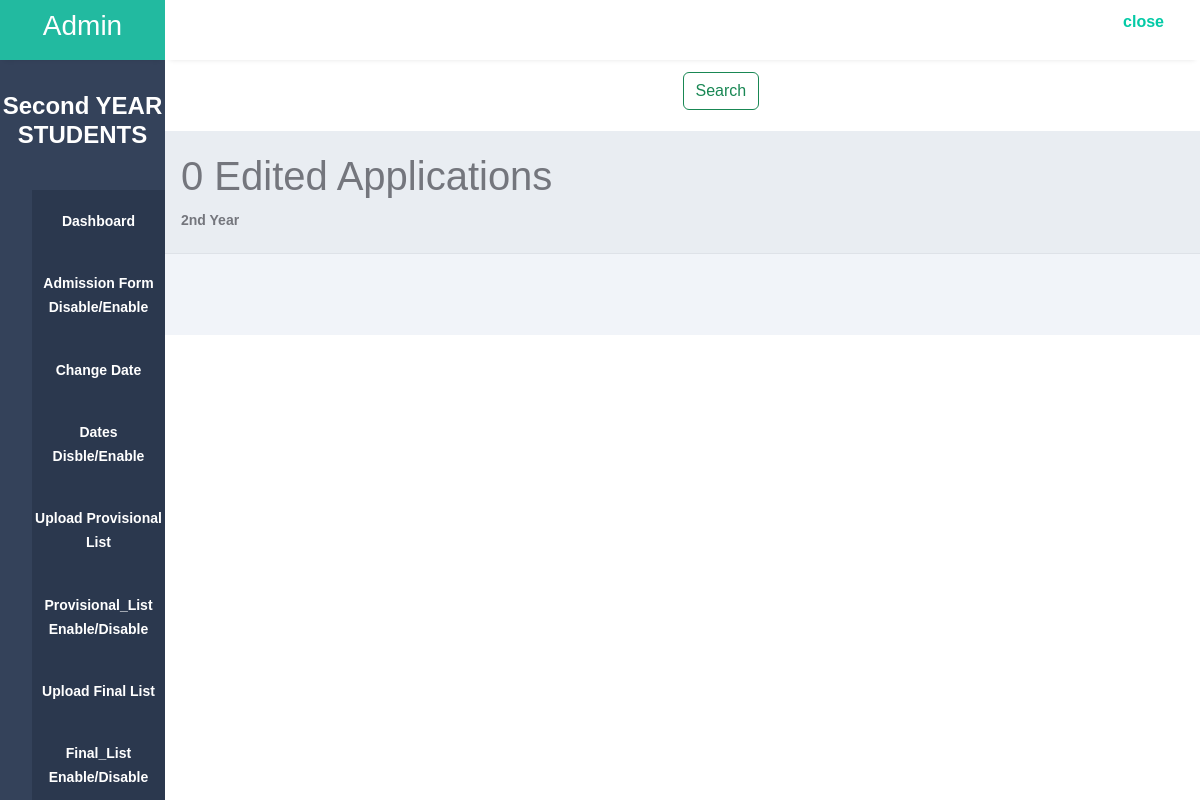
The app's page /2ndYear_Report/editedapplications/, older data.
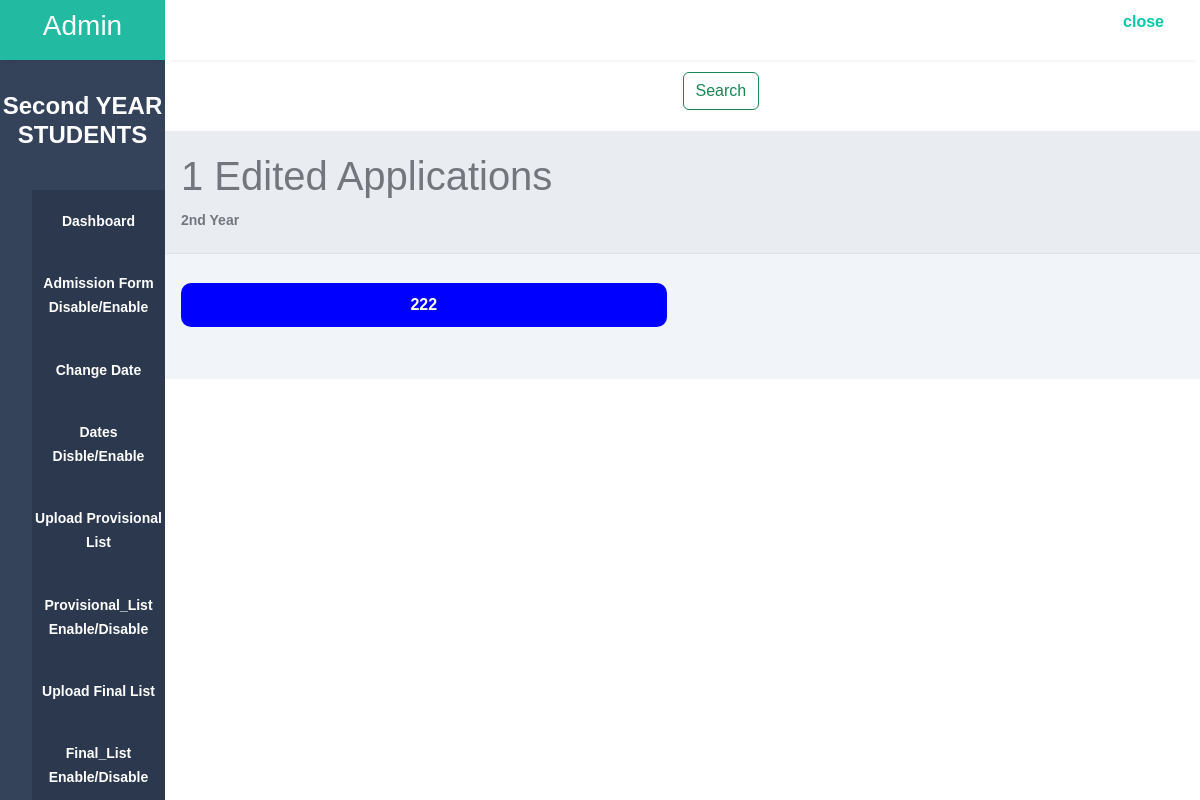
The same page, newer data.
### Hostel_Admission/models.py (models this page shows)
class HostelData2(models.Model):
    id = models.AutoField(primary_key=True)
    fno = models.CharField(max_length=255)
    name = models.CharField(max_length=100)
    DOB = models.DateField()
    cast = models.CharField(max_length=10)
    nationality = models.CharField(max_length=10)
    BGroup = models.CharField(max_length=4)
    phone1 = models.IntegerField()
    Address1 = models.CharField(max_length=50)
    Email = models.EmailField(max_length=30)
    Year = models.CharField(max_length=7,default="Second")
    Branch = models.CharField(max_length=40)
    Backlog = models.CharField(max_length=3,default='YES')
    Nu_Backlog = models.IntegerField(default=0)
    mark1 = models.FloatField(default=0)
    outoff1 = models.FloatField(default=0)
    mark2 = models.FloatField(default=0)
    outoff2 = models.FloatField(default=0)
    percentage = models.FloatField()
    Father_name = models.CharField(max_length=100)
    phone2 = models.IntegerField()
    Address2 = models.CharField(max_length=50)
    occupation = models.CharField(max_length=50)
    Enroll = models.CharField(max_length=15)
    SPhoto = models.FileField(upload_to='3signatures/student/',default='file.jpg')
    student_signature = models.FileField(upload_to='2signatures/student/',default='file.jpg')
    father_signature = models.FileField(upload_to='2signatures/father/',default='file.jpg')
    marksheet1 = models.FileField(upload_to='2marksheet1/', default='file.pdf')
    marksheet2 = models.FileField(upload_to='2marksheet2/', default='file.pdf')
    Domacile = models.FileField(upload_to='2Domacile/', default='file.pdf')
    Allotment = models.FileField(upload_to='2Allotment/', default='file.pdf')
    Addmission = models.FileField(upload_to='2Addmission/', default='file.pdf')
    Registration  = models.FileField(upload_to='2Registration/', default='file.pdf')
    ncl = models.FileField(upload_to='2ncl/', default='NA')
    status = models.CharField(max_length=200,default='not_verified')
    castecert = models.FileField(upload_to='3castecert/',default='NA')
    remark = models.CharField(max_length=200, default='NA')
    payment_ss = models.FileField(upload_to='payment/', default='NA')
    trans_id = models.CharField(max_length=255,default=0)

### Hostel_Admission/views.py (the view)
# urls.py: path('2ndYear_Report/editedapplications/',views.edited2,name="editedapplications2"),
def edited2(request):
    data = HostelData2.objects.all()
    edited = data.filter(status="edited")
    return render(request, 'Admin_OP/reports/year2applications/edited.html',{"data":edited})

### Hostel_Admission/templates/Admin_OP/reports/year2applications/edited.html (shortened to what this page needs)
<!DOCTYPE html>
<html lang="en">
<head>
    <link rel="stylesheet" href="https://cdn.jsdelivr.net/npm/bootstrap@5.3.1/dist/css/bootstrap.min.css">
    <link rel="stylesheet" href="https://cdn.jsdelivr.net/npm/bootstrap@5.3.1/dist/js/bootstrap.bundle.min.js">
    <link href="https://cdn.jsdelivr.net/npm/bootstrap@5.3.1/dist/css/bootstrap.min.css" rel="stylesheet">
    <link rel="stylesheet" href="https://maxst.icons8.com/vue-static/landings/line-awesome/line-awesome/1.3.0/css/line-awesome.min.css">
</head>
    <link href='https://unpkg.com/boxicons@2.1.4/css/boxicons.min.css' rel='stylesheet'>
<body>
    <div class="sidebar">
        <div class="side-header">
            <h3>A<span>dmin</span></h3>
        </div>
        <div class="side-content">
            <div class="profile">
                <h4 style="font-family: Arial, Helvetica, sans-serif;"><b>Second YEAR STUDENTS<b></h4>
            </div>
            <div class="side-menu">
                <ul>
                    <li>
                       <a href="../" class="active">
                            <small>Dashboard</small>
                        </a>
                    </li>
                    <li>
                        <a href="{% url 'close_form1' %}" class="active">
                             <small>Admission Form Disable/Enable</small>
                         </a>
                     </li>
                    <li>
                       <a href="{% url 'up_date1' %}" class="active">
                            <small>Change Date</small>
                        </a>
                    </li>
                    <li>
                        <a href="{% url 'cimp11' %}" class="active">
                             <small>Dates Disble/Enable</small>
                         </a>
                     </li>
                    <li>
                       <a href="{% url 'addplist1' %}" class="active">
                            <small>Upload Provisional List</small>
                        </a>
                    </li>
                    <li>
                        <a href="{% url 'cplist1' %}" class="active">
                             <small> Provisional_List Enable/Disable</small>
                         </a>
                     </li>
                    <li>
                       <a href="{% url 'addflist1' %}" class="active">
                            <small>Upload Final List</small>
                        </a>
                    </li>
                    <li>
                       <a href="{% url 'cflist1' %}" class="active">
                            <small>Final_List Enable/Disable</small>
                        </a>
                    </li>
                </ul>
            </div>
        </div>
    </div>
    <div class="main-content">
        <header>
            <div class="header-content">
                <div class="header-menu">
                    <div class="user">
                        <a href="{% url 'admin_log' %}">
                            <box-icon type='solid' name='home' class="home"></box-icon ></a>
                        <div><a href="{% url 'logout' %}"><span>close</span></a></div>
                    </div>
                </div>
            </div>
        </header>
        <main>
            <a href="{% url 'search1' %}"><button style="margin-left: 50%;" class="btn btn-outline-success" type="submit">Search</button></a>
            <div class="page-header">
                <h1>{{ data|length }} Edited Applications</h1>
                <small>2nd Year</small>
            </div>
            <div class="page-content">
                <div class="analytics">
                    {% for form in data %}
                    <a href="{% url 'form_preview2' form.fno %}">{{ form.Enroll }}</a>
                    {% endfor %}
                </div>
            </div>
        </main>
    </div>
</body>
</html>

Row changes from the older to the newer data that the page shows:
added HostelData2: Enroll "222"
Text that changed along with them:
{{ data|length }}: "0" → "1"
